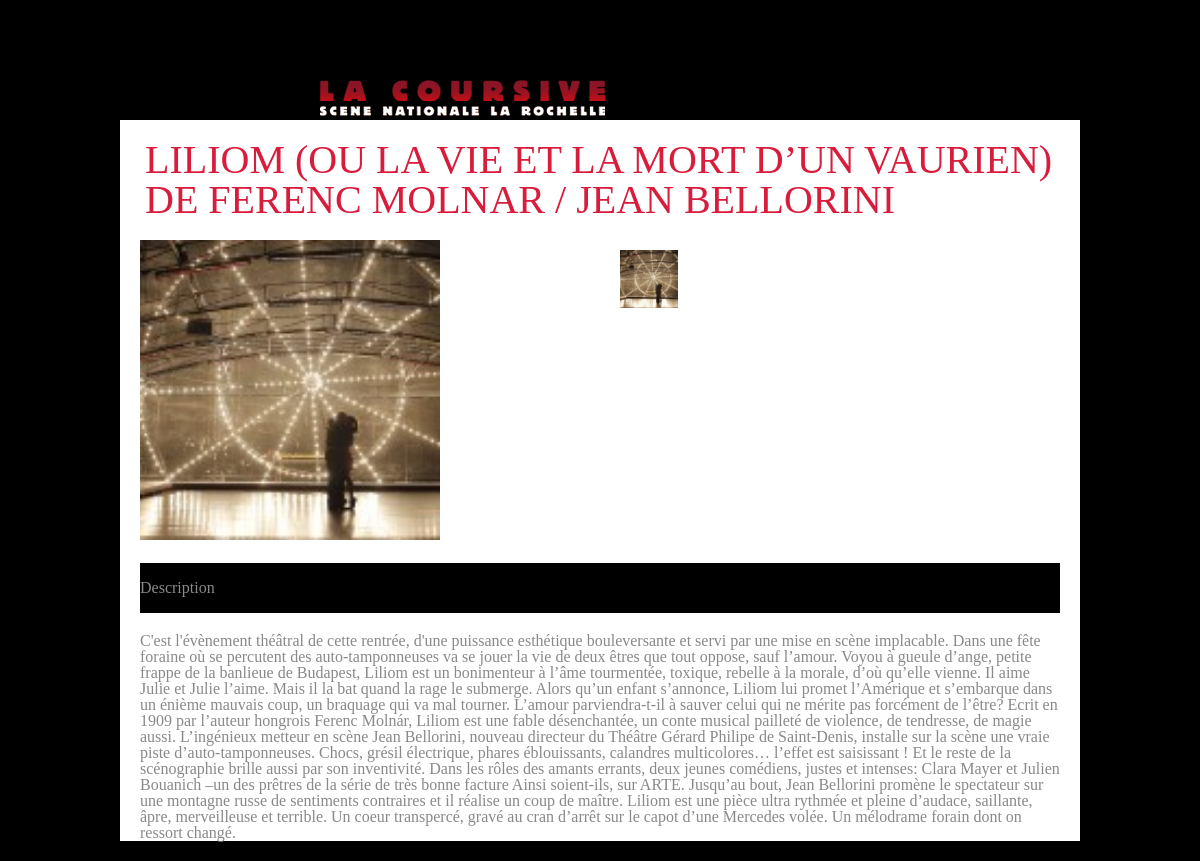
The app's page /coursive/spectacle.php?id=3 with its own data.
### tables this page shows
CREATE TABLE `spectacle` (
  `id` int(11) NOT NULL,
  `nom` varchar(256) NOT NULL,
  `compagnie` varchar(256) NOT NULL,
  `type` int(11) NOT NULL,
  `date` date NOT NULL,
  `plusieursDate` tinyint(1) NOT NULL,
  `description` text NOT NULL,
  `photos` varchar(256) NOT NULL,
  `nomDossierPhotos` varchar(256) NOT NULL
);

### coursive/spectacle.php (the view, shortened to what this page needs)
<?php
require('utile.php');
$connexion=connexionBd();
    $id=$_GET['id'];
    $requeteID=$connexion->prepare("SELECT * FROM SPECTACLE where id=:id;");
    $requeteID->bindParam(':id', $id, PDO::PARAM_INT);
    $requeteID->execute();
    $tab=$requeteID->fetchAll(PDO::FETCH_ASSOC);
$nomDossier=$tab[0]['nomDossierPhotos'] ;
 $dirPhoto="photos/".$nomDossier ;
?>
<!DOCTYPE html>
<html>
<head>
    <link rel="stylesheet" href="css/reset.css">
    <link rel="stylesheet" href="css/style.css">
</head>
<body>
    <div class="wrap">
        <header>
            <h1><a href="#"><img src="img/logo.png" alt="la coursive la rochelle"></a></h1>
        </header>
        <main>
           <h2><?=$tab[0]['nom']?> de <?=$tab[0]['compagnie']?></h2>
            <section class="lesImages">
            <p class="grande"><img src="<?=$dirPhoto?>/<?=$tab[0]['photos']?>" alt=""></p>
             <ul class='images'>
                 <?php listeImage($dirPhoto)?>
            </ul>
            </section>
            <p class='description'>Description</p>
          <p><?=$tab[0]['description']?></p>
        </main>
    </div>
</body>
</html>

### coursive/utile.php (shortened to what this page needs)
<?php
    function listeImage($DIR)
    {
				$liste_rep = scandir($DIR);
				$num = count($liste_rep);
                $i=0;
				while($i<$num){
					$element=$liste_rep[$i];
                            if(($element != ".") && ($element != ".."))
							{
								$chemin=$DIR."/".$element;
                                echo "<li><img  src='".$chemin."' alt=''></li>";
							}
                        $i++;
                }
    }

### coursive/css/style.css (style rules this page uses)
body { background: #000; color:#8a8888; }
a { color:#8a8888; text-decoration: none; display: block; }
.wrap { width:960px; margin: 0 auto; }
.description { background-color: #000; color:#8a8888; line-height: 50px; margin:20px; }
header { overflow: hidden; }
header h1 { margin : 80px 0 0 200px; }
main { background-color: #fff; }
main>h2 { font-size: 40px; padding-top: 20px; padding-left: 25px; text-transform: uppercase; color :#d91b3c; }
main>section { margin :20px; }
main ul { padding-bottom: 25px; }
section ul li { display: inline-block; padding: 10px 20px; }
main>p { margin :20px; }
.lesImages { overflow: hidden; }
.images img { display: inline-block; width:58px; height:58px; }
.lesImages .grande { float:left; width:50%; }
.lesImages .images { float:right; width:50%; }
.lesImages .grande img { display: inline-block; width:300px; height:300px; }

### records on screen
spectacle: nom "LILIOM (OU LA VIE ET LA MORT D’UN VAURIEN)", compagnie "FERENC MOLNAR / JEAN BELLORINI", nomDossierPhotos+photos (picture), nomDossierPhotos (picture), description "C'est l'évènement théâtral de cette rentrée, d'une puissance esthétique bouleversante et servi par une mise en scène implacable. Dans une fête foraine où se percutent des auto-tamponneuses va se jouer la vie de deux êtres que tout oppose, sauf l’amour. Voyou à gueule d’ange, petite frappe de la banlieue de Budapest, Liliom est un bonimenteur à l’âme tourmentée, toxique, rebelle à la morale, d’où qu’elle vienne. Il aime Julie et Julie l’aime. Mais il la bat quand la rage le submerge. Alors qu’un enfant s’annonce, Liliom lui promet l’Amérique et s’embarque dans un énième mauvais coup, un braquage qui va mal tourner. L’amour parviendra-t-il à sauver celui qui ne mérite pas forcément de l’être?…"
